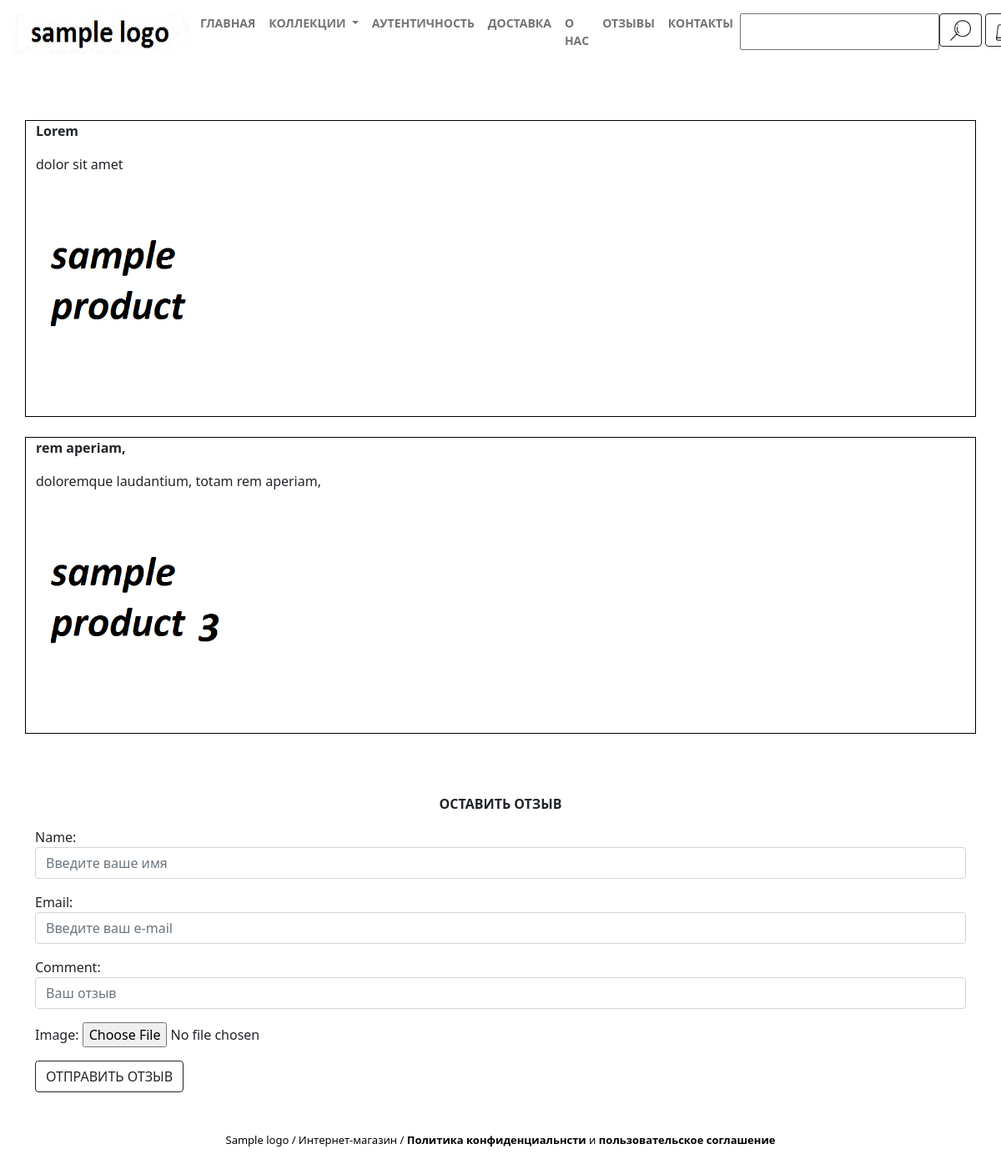
The page /reviews/ on the database as committed earlier.
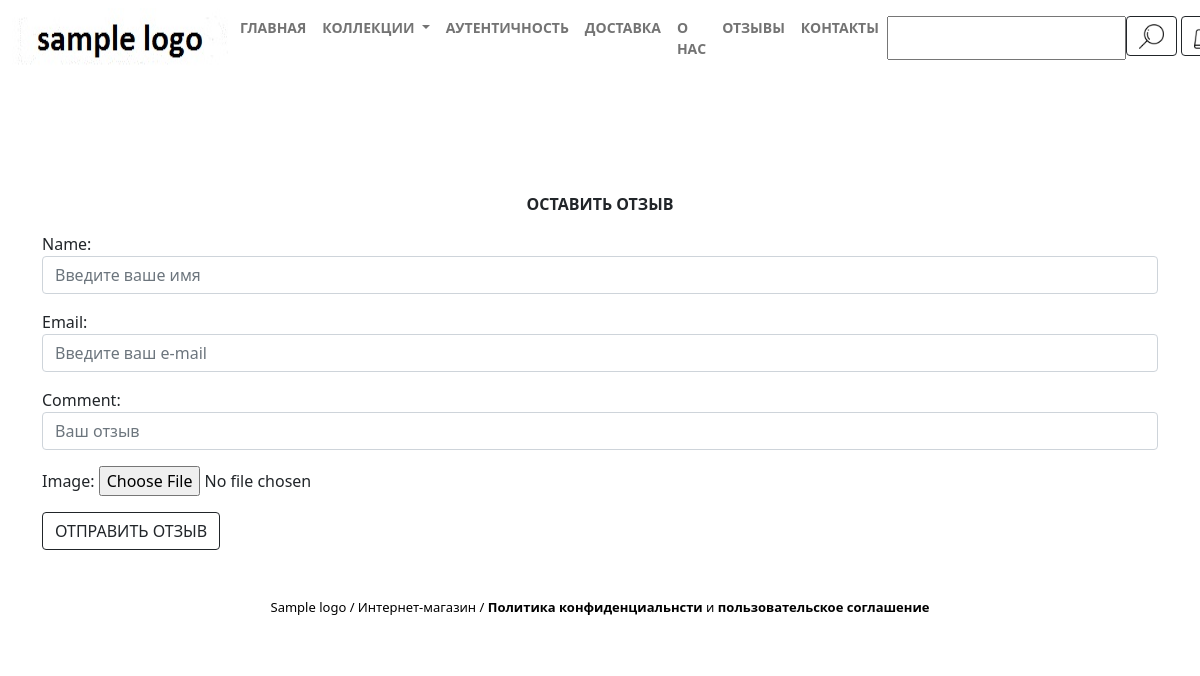
The same page on the database as committed later.
### sumkiapp/models.py (models this page shows)
class Review(models.Model):
    name = models.CharField(max_length=100)
    email = models.CharField(max_length=100)
    comment = models.TextField()
    image = models.ImageField(upload_to='images', blank=True, null=True)
    moderated = models.BooleanField(default=False)

### sumkiapp/views.py (the view)
# urls.py: path('reviews/', views.reviews, name='reviews'),
def reviews(request):
    mod_reviews = Review.objects.filter(moderated=True)
    form = Reviewform()
    return render(request, 'sumkiapp/reviews.html', {'form':form, 'reviews': mod_reviews})

### sumkiapp/forms.py
class Searchform(forms.Form):
    searched = forms.CharField(max_length=100, label="")

class Reviewform(forms.Form):
    name = forms.CharField(max_length=100, widget=forms.TextInput(attrs={'class': 'form-control', 'placeholder': 'Введите ваше имя'}))
    email = forms.CharField(max_length=100, widget=forms.TextInput(attrs={'class': 'form-control', 'placeholder': 'Введите ваш e-mail'}))
    comment = forms.CharField(max_length=1000, widget=forms.TextInput(attrs={'class': 'form-control', 'placeholder': 'Ваш отзыв'}))
    image = forms.ImageField(required=False)

### sumkiapp/context_processors.py (called while the page is built)
def include_search_form(request):
    search_form = Searchform()
    return {'search_form': search_form}

def header_context(request):
    categories = ProductCategory.objects.all()
    return {'header_categories': categories}

### sumkiapp/models.py (called while the page is built)
    def __str__(self):
        return self.product_category

### sumkiapp/templates/sumkiapp/reviews.html (shortened to what this page needs)
{% extends 'sumkiapp/header.html' %}
{% block content %}
<br>
<br>
<br>
<br>
<br>
	<div class="container-fluid">
		{% for review in reviews %}
		<br>
			<div class="container" style="border:1px solid black;">
				<p><strong>{{ review.name }}</strong></p>
				<p>{{ review.comment }}</p>
				{% if review.image.url %}
				<img src="{{ review.image.url }}" class="img-fluid" width="250" height="250">
				{% endif %}
				<br>
				<br>
			</div>
		{% endfor %}
	</div>
	<br>
	<br>
	<br>
<div class="container">
	<p align="center"><strong>ОСТАВИТЬ ОТЗЫВ</strong></p>
          <form action="{% url 'sumkiapp:review_add' %}" method="post" enctype="multipart/form-data">
            {{ form.as_p }}
          <button type="submit" class="btn btn-outline-dark">ОТПРАВИТЬ ОТЗЫВ</button>
          </form>
</div>
{% endblock %}

### sumkiapp/templates/sumkiapp/header.html (shortened to what this page needs)
<!DOCTYPE html>
<html>
<head>
	{% load static %}
	<link href="https://cdn.jsdelivr.net/npm/bootstrap@5.0.0-beta1/dist/css/bootstrap.min.css" rel="stylesheet">
  <link rel="stylesheet" type="text/css" href="{% static 'sumkiapp/css/styling.css' %}">
</head>
<body>
	<nav class="navbar navbar-expand-lg fixed-top navbar-light bg-white">
  <div class="container-fluid">
    <a href="/">
  	<img  width="220" height="60"src="{% static 'sumkiapp/123.jpg' %}">
    </a>
    <div class="collapse navbar-collapse" id="navbarSupportedContent">
      <ul class="navbar-nav me-auto mb-2 mb-lg-0 mx-auto">
        <li class="nav-item">
          <a class="nav-link" href="/catalog" style="font-size:14px;"><strong>ГЛАВНАЯ</strong></a>
        </li>
        <li class="nav-item dropdown">
          <a class="nav-link dropdown-toggle" href="#" id="navbarDropdown" role="button" data-bs-toggle="dropdown" data-toggle='dropdown' aria-expanded="false" style="font-size:14px;"><strong>
            КОЛЛЕКЦИИ
          </strong></a>
        </li>
        <li class="nav-item">
          <a class="nav-link" href="/auth" style="font-size:14px;"><strong>АУТЕНТИЧНОСТЬ</strong></a>
        </li>
        <li class="nav-item">
          <a class="nav-link" href="/delivery" style="font-size:14px;"><strong>ДОСТАВКА</strong></a>
        </li>
        <li class="nav-item">
          <a class="nav-link" href="/about" style="font-size:14px;"><strong>О НАС</strong></a>
        </li>
        <li class="nav-item">
          <a class="nav-link" href="/reviews" style="font-size:14px;"><strong>ОТЗЫВЫ</strong></a>
        </li>
        <li class="nav-item">
          <a class="nav-link" href="/contacts" style="font-size:14px;"><strong>КОНТАКТЫ</strong></a>
        </li>
      </ul>
      <form class="d-flex" action="{% url 'sumkiapp:search' %}" method="post">
        {{ search_form }}
        <button class="btn btn-outline-dark" type="submit" style="margin-bottom: 4px;">
          <img class='resize'src="{% static 'sumkiapp/search.png' %}">
        </button>
      </form>
      <div class='d-flex d-none d-lg-block' style="margin-bottom: 4px;margin-left: 3px; float: left;">
      <a href="{% url 'sumkiapp:cart_detail' %}" style="margin-left: 1px;margin-top: 5px;">
        <button class="btn btn-outline-dark" type="button">
          <img class='resize' src="{% static 'sumkiapp/shopping-cart.png' %}">
        </button>
      </a>
    </div>
    </div>
</nav>
{% block content %}
{% endblock %}
<br>
<br>
<footer>
<p style="font-size:13px; line-height:1.5;">Sample logo / Интернет-магазин  / <strong><a href="/privacy-policy">Политика конфиденциальнсти</a></strong> и <strong><a href="/terms-of-use">пользовательское соглашение</a></strong></p>
</footer>
</body>
</html>

### sumkiapp/static/sumkiapp/css/styling.css (style rules this page uses)
.resize { height:25px }
footer { flex-shrink: 0; height: 50px; background-color: white; line-height: 50px; text-align: center; color: black; }
a:link { color: black; text-decoration: none; }
.nav-link { font-size:12px }

Rows that differ between the two databases and show on the page:
removed Review: name "Lorem", comment "dolor sit amet", image (picture)
removed Review: name "rem aperiam,", comment "doloremque laudantium, totam rem aperiam,", image (picture)
